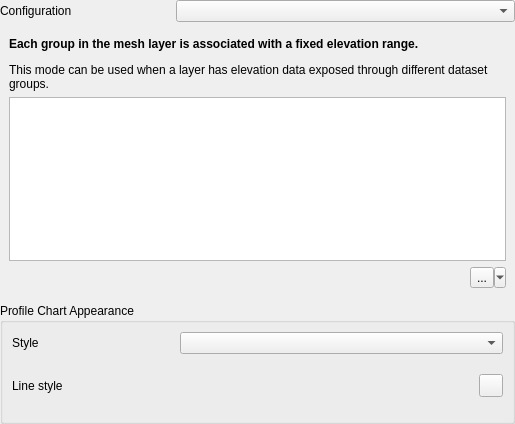
<?xml version="1.0" encoding="UTF-8"?>
<ui version="4.0">
 <class>QgsMeshElevationPropertiesWidgetBase</class>
 <widget class="QWidget" name="QgsMeshElevationPropertiesWidgetBase">
  <property name="geometry">
   <rect>
    <x>0</x>
    <y>0</y>
    <width>515</width>
    <height>424</height>
   </rect>
  </property>
  <property name="windowTitle">
   <string>Raster Elevation Properties</string>
  </property>
  <layout class="QGridLayout" name="gridLayout_2" columnstretch="1,2">
   <property name="leftMargin">
    <number>0</number>
   </property>
   <property name="topMargin">
    <number>0</number>
   </property>
   <property name="rightMargin">
    <number>0</number>
   </property>
   <property name="bottomMargin">
    <number>0</number>
   </property>
   <item row="0" column="0">
    <widget class="QLabel" name="label_9">
     <property name="text">
      <string>Configuration</string>
     </property>
    </widget>
   </item>
   <item row="0" column="1">
    <widget class="QComboBox" name="mModeComboBox"/>
   </item>
   <item row="2" column="0" colspan="2">
    <widget class="QGroupBox" name="groupBox_3">
     <property name="title">
      <string>Profile Chart Appearance</string>
     </property>
     <layout class="QGridLayout" name="gridLayout_3" columnstretch="1,2">
      <item row="0" column="1">
       <widget class="QComboBox" name="mStyleComboBox"/>
      </item>
      <item row="0" column="0">
       <widget class="QLabel" name="label_6">
        <property name="text">
         <string>Style</string>
        </property>
       </widget>
      </item>
      <item row="1" column="0" colspan="2">
       <widget class="QgsStackedWidget" name="mSymbologyStackedWidget">
        <property name="sizePolicy">
         <sizepolicy hsizetype="Preferred" vsizetype="Maximum">
          <horstretch>0</horstretch>
          <verstretch>0</verstretch>
         </sizepolicy>
        </property>
        <property name="currentIndex">
         <number>0</number>
        </property>
        <widget class="QWidget" name="mPageLine">
         <layout class="QGridLayout" name="gridLayout" columnstretch="1,0">
          <property name="leftMargin">
           <number>0</number>
          </property>
          <property name="topMargin">
           <number>0</number>
          </property>
          <property name="rightMargin">
           <number>0</number>
          </property>
          <property name="bottomMargin">
           <number>0</number>
          </property>
          <item row="0" column="0">
           <widget class="QLabel" name="label_5">
            <property name="text">
             <string>Line style</string>
            </property>
           </widget>
          </item>
          <item row="0" column="1">
           <widget class="QgsSymbolButton" name="mLineStyleButton">
            <property name="sizePolicy">
             <sizepolicy hsizetype="Expanding" vsizetype="Fixed">
              <horstretch>0</horstretch>
              <verstretch>0</verstretch>
             </sizepolicy>
            </property>
            <property name="text">
             <string/>
            </property>
           </widget>
          </item>
         </layout>
        </widget>
        <widget class="QWidget" name="mPageFill">
         <layout class="QGridLayout" name="gridLayout_4" columnstretch="1,2">
          <property name="leftMargin">
           <number>0</number>
          </property>
          <property name="topMargin">
           <number>0</number>
          </property>
          <property name="rightMargin">
           <number>0</number>
          </property>
          <property name="bottomMargin">
           <number>0</number>
          </property>
          <item row="1" column="0">
           <widget class="QLabel" name="label_8">
            <property name="text">
             <string>Limit</string>
            </property>
           </widget>
          </item>
          <item row="0" column="0">
           <widget class="QLabel" name="label_7">
            <property name="text">
             <string>Fill style</string>
            </property>
           </widget>
          </item>
          <item row="1" column="1">
           <widget class="QgsDoubleSpinBox" name="mElevationLimitSpinBox">
            <property name="decimals">
             <number>6</number>
            </property>
            <property name="minimum">
             <double>-99999.000000000000000</double>
            </property>
            <property name="maximum">
             <double>99999.000000000000000</double>
            </property>
           </widget>
          </item>
          <item row="0" column="1">
           <widget class="QgsSymbolButton" name="mFillStyleButton">
            <property name="sizePolicy">
             <sizepolicy hsizetype="Expanding" vsizetype="Fixed">
              <horstretch>0</horstretch>
              <verstretch>0</verstretch>
             </sizepolicy>
            </property>
            <property name="text">
             <string/>
            </property>
           </widget>
          </item>
         </layout>
        </widget>
       </widget>
      </item>
     </layout>
    </widget>
   </item>
   <item row="3" column="0">
    <spacer name="verticalSpacer">
     <property name="orientation">
      <enum>Qt::Vertical</enum>
     </property>
     <property name="sizeHint" stdset="0">
      <size>
       <width>20</width>
       <height>40</height>
      </size>
     </property>
    </spacer>
   </item>
   <item row="1" column="0" colspan="2">
    <widget class="QgsStackedWidget" name="mStackedWidget">
     <property name="sizePolicy">
      <sizepolicy hsizetype="Preferred" vsizetype="Maximum">
       <horstretch>0</horstretch>
       <verstretch>0</verstretch>
      </sizepolicy>
     </property>
     <property name="frameShape">
      <enum>QFrame::NoFrame</enum>
     </property>
     <property name="currentIndex">
      <number>2</number>
     </property>
     <widget class="QWidget" name="mPageFromVertices">
      <property name="sizePolicy">
       <sizepolicy hsizetype="Preferred" vsizetype="Maximum">
        <horstretch>0</horstretch>
        <verstretch>0</verstretch>
       </sizepolicy>
      </property>
      <layout class="QGridLayout" name="gridLayout_5" columnstretch="1,2">
       <item row="1" column="0">
        <widget class="QLabel" name="label_4">
         <property name="text">
          <string>Scale</string>
         </property>
        </widget>
       </item>
       <item row="0" column="0" colspan="2">
        <widget class="QLabel" name="label_11">
         <property name="sizePolicy">
          <sizepolicy hsizetype="Preferred" vsizetype="Maximum">
           <horstretch>0</horstretch>
           <verstretch>0</verstretch>
          </sizepolicy>
         </property>
         <property name="text">
          <string>&lt;html&gt;&lt;head/&gt;&lt;body&gt;&lt;p&gt;&lt;span style=&quot; font-weight:600;&quot;&gt;The elevation will be taken from the mesh vertices.&lt;/span&gt;&lt;/p&gt;&lt;p&gt;Elevation scaling and offset can be used to manually correct elevation values from the layer. The scale is applied to the raster values before adding the offset.&lt;/p&gt;&lt;/body&gt;&lt;/html&gt;</string>
         </property>
         <property name="wordWrap">
          <bool>true</bool>
         </property>
        </widget>
       </item>
       <item row="2" column="1">
        <widget class="QgsDoubleSpinBox" name="mOffsetZSpinBox">
         <property name="decimals">
          <number>6</number>
         </property>
         <property name="minimum">
          <double>-99999999999.000000000000000</double>
         </property>
         <property name="maximum">
          <double>99999999999.000000000000000</double>
         </property>
        </widget>
       </item>
       <item row="2" column="0">
        <widget class="QLabel" name="label_10">
         <property name="text">
          <string>Offset</string>
         </property>
        </widget>
       </item>
       <item row="1" column="1">
        <widget class="QgsDoubleSpinBox" name="mScaleZSpinBox">
         <property name="decimals">
          <number>6</number>
         </property>
         <property name="minimum">
          <double>-99999999999.000000000000000</double>
         </property>
         <property name="maximum">
          <double>99999999999.000000000000000</double>
         </property>
         <property name="value">
          <double>1.000000000000000</double>
         </property>
        </widget>
       </item>
      </layout>
     </widget>
     <widget class="QWidget" name="mPageFixedRange">
      <property name="sizePolicy">
       <sizepolicy hsizetype="Preferred" vsizetype="Maximum">
        <horstretch>0</horstretch>
        <verstretch>0</verstretch>
       </sizepolicy>
      </property>
      <property name="autoFillBackground">
       <bool>false</bool>
      </property>
      <layout class="QGridLayout" name="gridLayout_6" columnstretch="1,2">
       <item row="1" column="0">
        <widget class="QLabel" name="label_13">
         <property name="text">
          <string>Lower</string>
         </property>
        </widget>
       </item>
       <item row="3" column="1">
        <widget class="QComboBox" name="mLimitsComboBox"/>
       </item>
       <item row="2" column="0">
        <widget class="QLabel" name="label_14">
         <property name="text">
          <string>Upper</string>
         </property>
        </widget>
       </item>
       <item row="3" column="0">
        <widget class="QLabel" name="mLimitsLabel">
         <property name="text">
          <string>Limits</string>
         </property>
        </widget>
       </item>
       <item row="2" column="1">
        <widget class="QgsDoubleSpinBox" name="mFixedUpperSpinBox">
         <property name="decimals">
          <number>4</number>
         </property>
         <property name="minimum">
          <double>-9999999998.000000000000000</double>
         </property>
         <property name="maximum">
          <double>9999999999.000000000000000</double>
         </property>
        </widget>
       </item>
       <item row="1" column="1">
        <widget class="QgsDoubleSpinBox" name="mFixedLowerSpinBox">
         <property name="decimals">
          <number>4</number>
         </property>
         <property name="minimum">
          <double>-9999999998.000000000000000</double>
         </property>
         <property name="maximum">
          <double>9999999999.000000000000000</double>
         </property>
        </widget>
       </item>
       <item row="0" column="0" colspan="2">
        <widget class="QLabel" name="label_15">
         <property name="sizePolicy">
          <sizepolicy hsizetype="Preferred" vsizetype="Maximum">
           <horstretch>0</horstretch>
           <verstretch>0</verstretch>
          </sizepolicy>
         </property>
         <property name="text">
          <string>&lt;html&gt;&lt;head/&gt;&lt;body&gt;&lt;p&gt;&lt;span style=&quot; font-weight:600;&quot;&gt;The mesh layer is associated with a fixed elevation range.&lt;/span&gt;&lt;/p&gt;&lt;p&gt;This mode can be used when a layer has a single fixed elevation, or a range (slice) of elevation values. If a range is specified, mesh values will be extruded over this range.&lt;/p&gt;&lt;/body&gt;&lt;/html&gt;</string>
         </property>
         <property name="wordWrap">
          <bool>true</bool>
         </property>
        </widget>
       </item>
      </layout>
     </widget>
     <widget class="QWidget" name="mPageFixedRangePerGroup">
      <layout class="QVBoxLayout" name="verticalLayout">
       <item>
        <widget class="QLabel" name="mFixedRangePerBandLabel">
         <property name="sizePolicy">
          <sizepolicy hsizetype="Preferred" vsizetype="Maximum">
           <horstretch>0</horstretch>
           <verstretch>0</verstretch>
          </sizepolicy>
         </property>
         <property name="text">
          <string>&lt;html&gt;&lt;head/&gt;&lt;body&gt;&lt;p&gt;&lt;span style=&quot; font-weight:600;&quot;&gt;Each group in the mesh layer is associated with a fixed elevation range.&lt;/span&gt;&lt;/p&gt;&lt;p&gt;This mode can be used when a layer has elevation data exposed through different dataset groups.&lt;/p&gt;&lt;/body&gt;&lt;/html&gt;</string>
         </property>
         <property name="wordWrap">
          <bool>true</bool>
         </property>
        </widget>
       </item>
       <item>
        <widget class="QTableView" name="mGroupElevationTable"/>
       </item>
       <item>
        <layout class="QHBoxLayout" name="horizontalLayout">
         <property name="bottomMargin">
          <number>0</number>
         </property>
         <item>
          <spacer name="horizontalSpacer">
           <property name="orientation">
            <enum>Qt::Horizontal</enum>
           </property>
           <property name="sizeHint" stdset="0">
            <size>
             <width>494</width>
             <height>20</height>
            </size>
           </property>
          </spacer>
         </item>
         <item>
          <widget class="QToolButton" name="mCalculateFixedRangePerGroupButton">
           <property name="text">
            <string>...</string>
           </property>
           <property name="icon">
            <iconset resource="../../../images/images.qrc">
             <normaloff>:/images/themes/default/mIconExpression.svg</normaloff>:/images/themes/default/mIconExpression.svg</iconset>
           </property>
           <property name="popupMode">
            <enum>QToolButton::MenuButtonPopup</enum>
           </property>
           <property name="autoRaise">
            <bool>false</bool>
           </property>
          </widget>
         </item>
        </layout>
       </item>
      </layout>
     </widget>
    </widget>
   </item>
  </layout>
 </widget>
 <customwidgets>
  <customwidget>
   <class>QgsDoubleSpinBox</class>
   <extends>QDoubleSpinBox</extends>
   <header>qgsdoublespinbox.h</header>
  </customwidget>
  <customwidget>
   <class>QgsSymbolButton</class>
   <extends>QToolButton</extends>
   <header>qgssymbolbutton.h</header>
  </customwidget>
  <customwidget>
   <class>QgsStackedWidget</class>
   <extends>QStackedWidget</extends>
   <header>qgsstackedwidget.h</header>
   <container>1</container>
  </customwidget>
 </customwidgets>
 <resources>
  <include location="../../../images/images.qrc"/>
 </resources>
 <connections/>
</ui>
